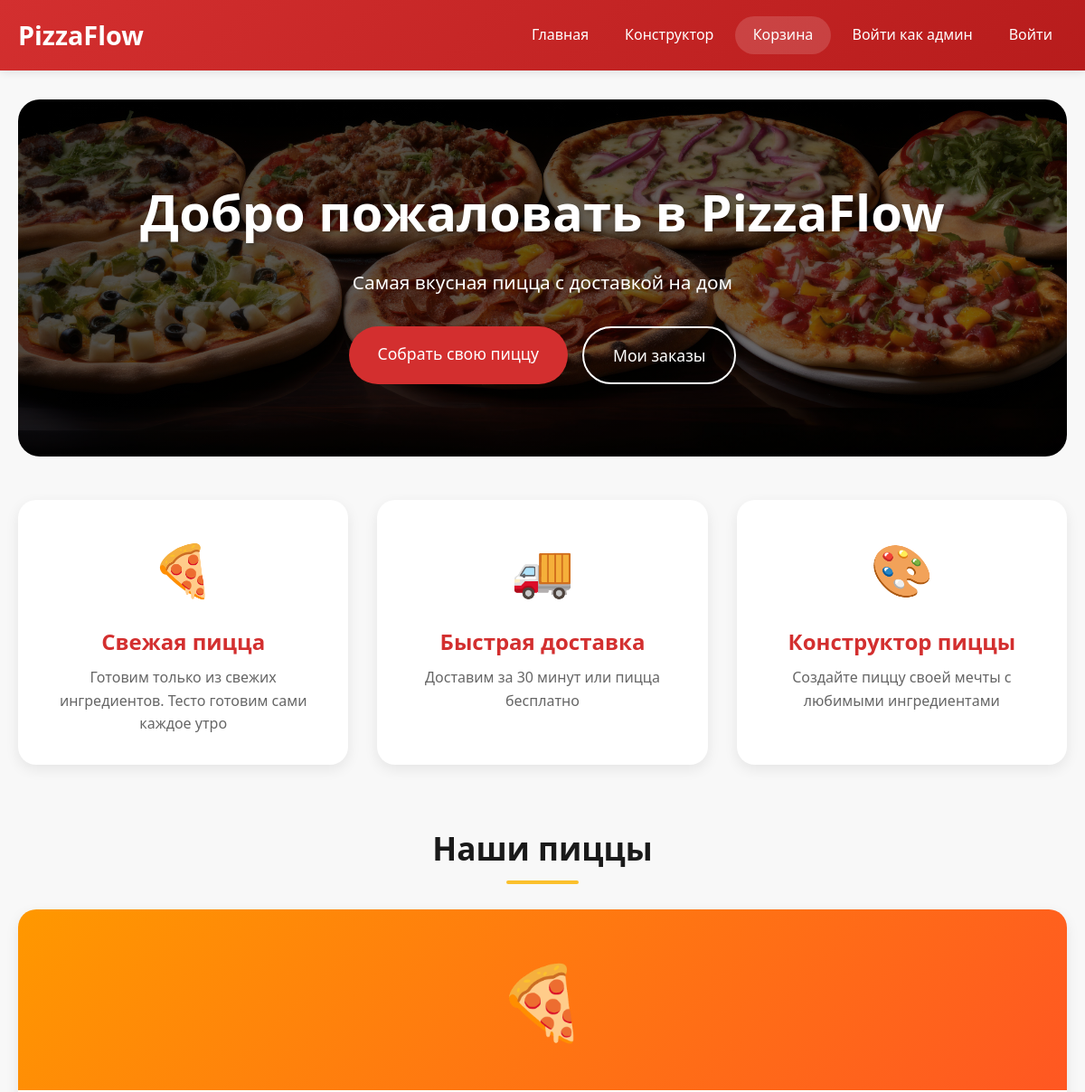
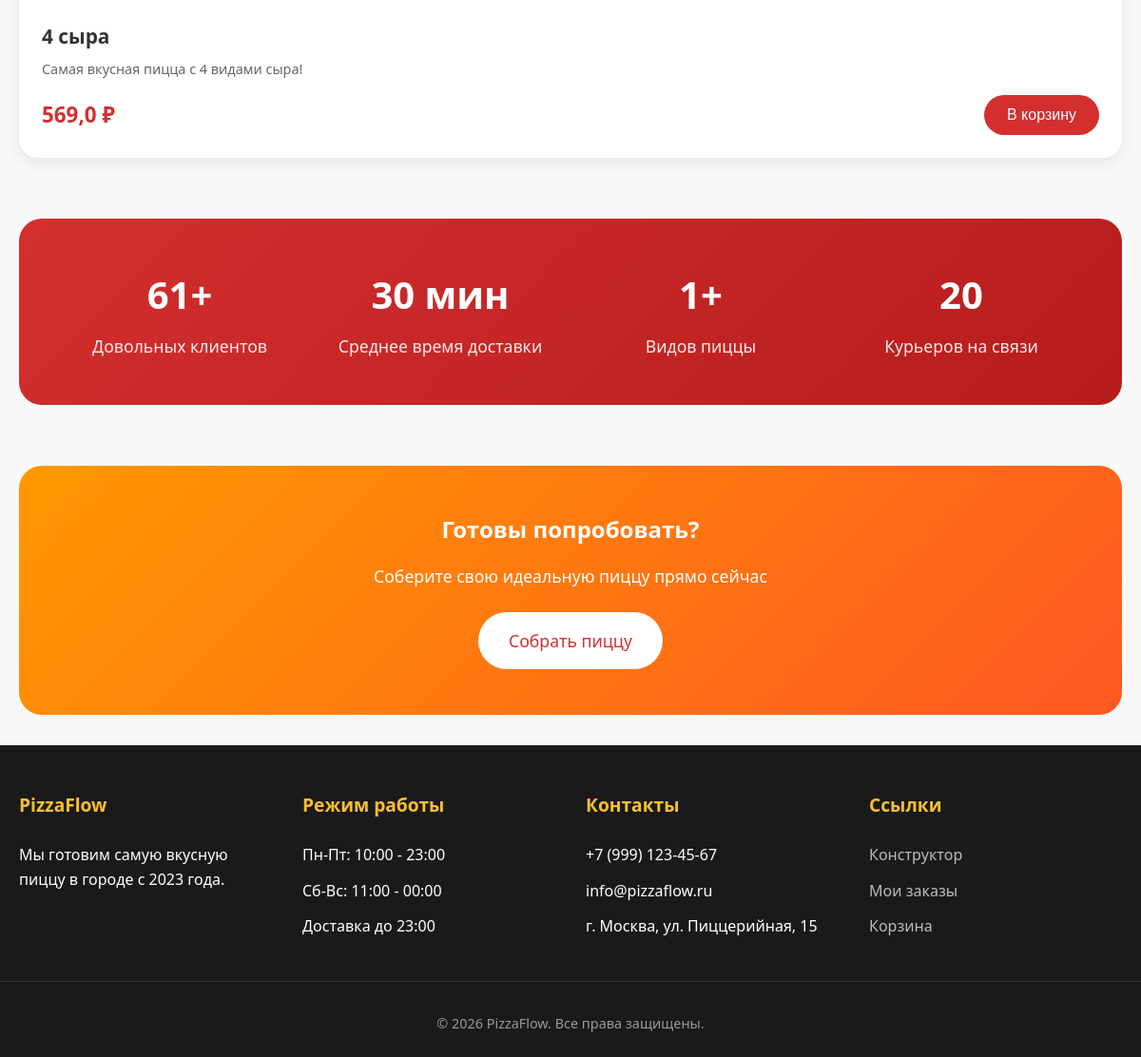
The page / on the database its author committed (2 pictures, top to bottom).
### pizza/models.py (models this page shows, shortened)
class Pizza(models.Model):
    pizza_id = models.AutoField(primary_key=True)
    name = models.CharField(max_length=100)
    description = models.TextField(blank=True)
    base_price = models.FloatField()
    is_available = models.BooleanField(default=True)
    category = models.CharField(max_length=50, default="Классическая")
    ingredients = models.ManyToManyField(Ingredient, through='PizzaIngredient')

### pizza/views.py (the view)
# urls.py: path('', views.index, name='index'),
def index(request):
    ingredients = Ingredient.objects.all()
    pizzas = Pizza.objects.filter(is_available=True)
    total_clients = Client.objects.count()
    couriers_count = Courier.objects.count()
    pizzas_count = Pizza.objects.filter(is_available=True).count()
    context = {
        'ingredients': ingredients,
        'pizzas': pizzas,
        'total_clients': total_clients,
        'couriers_count': couriers_count,
        'pizzas_count': pizzas_count,
    }
    return render(request, 'index.html', context)

### pizza/context_processors.py (called while the page is built)
def cart_count(request):
    cart = request.session.get('cart', {})
    count = sum(item.get('quantity', 1) for item in cart.values())
    return {'cart_count': count}

### templates/index.html (shortened to what this page needs)
{% extends 'base.html' %}

### templates/base.html (shortened to what this page needs)
<!DOCTYPE html>
<html lang="ru">
<head>
</head>
<body>
    <header>
        <div class="header-container">
            <a href="/" class="logo">
                PizzaFlow
            </a>
            <nav id="mainNav">
                <ul>
                    <li><a href="/">Главная</a></li>
                    <li><a href="/constructor">Конструктор</a></li>
                    <li><a href="/cart" class="cart-link">
                        Корзина
                    </a></li>
                    {% if request.session.user_id %}
                        <li><a href="/logout">Выйти</a></li>
                    {% else %}
                        <li><a href="/admin-login">Войти как админ</a></li>
                        <li><a href="/login">Войти</a></li>
                    {% endif %}
                </ul>
            </nav>
        </div>
    </header>
    <main>
        <div class="container">
            {% if request.path == '/' %}
            <div class="hero">
                <h1>Добро пожаловать в PizzaFlow</h1>
                <p>Самая вкусная пицца с доставкой на дом</p>
                <div class="hero-buttons">
                    <a href="/constructor" class="btn btn-large">Собрать свою пиццу</a>
                    <a href="/my_orders" class="btn btn-large btn-outline-light">Мои заказы</a>
                </div>
            </div>
            <div class="features">
                <div class="feature-card">
                    <div class="feature-icon">🍕</div>
                    <h3>Свежая пицца</h3>
                    <p>Готовим только из свежих ингредиентов. Тесто готовим сами каждое утро</p>
                </div>
                <div class="feature-card">
                    <div class="feature-icon">🚚</div>
                    <h3>Быстрая доставка</h3>
                    <p>Доставим за 30 минут или пицца бесплатно</p>
                </div>
                <div class="feature-card">
                    <div class="feature-icon">🎨</div>
                    <h3>Конструктор пиццы</h3>
                    <p>Создайте пиццу своей мечты с любимыми ингредиентами</p>
                </div>
            </div>
            {% if pizzas %}
            <div class="section-title">
                <h2>Наши пиццы</h2>
            </div>
            <div class="pizza-grid">
                {% for pizza in pizzas %}
                <div class="pizza-card">
                    <div class="pizza-image">🍕</div>
                    <div class="pizza-info">
                        <h3>{{ pizza.name }}</h3>
                        <p>{{ pizza.description|default:"Вкусная пицца из свежих ингредиентов"|truncatechars:80 }}</p>
                        <div class="pizza-footer">
                            <span class="pizza-price">{{ pizza.base_price }} ₽</span>
                            <button class="btn" onclick="addToCart('pizza', {{ pizza.pizza_id }}, '{{ pizza.name }}', {{ pizza.base_price }})">В корзину</button>
                        </div>
                    </div>
                </div>
                {% endfor %}
            </div>
            {% endif %}
            <div class="stats">
                <div class="stat-item">
                    <h3>{{ total_clients|default:"1000" }}+</h3>
                    <p>Довольных клиентов</p>
                </div>
                <div class="stat-item">
                    <h3>30 мин</h3>
                    <p>Среднее время доставки</p>
                </div>
                <div class="stat-item">
                    <h3>{{ pizzas_count|default:"15" }}+</h3>
                    <p>Видов пиццы</p>
                </div>
                <div class="stat-item">
                    <h3>{{ couriers_count|default:"5" }}</h3>
                    <p>Курьеров на связи</p>
                </div>
            </div>
            <div class="cta">
                <h2>Готовы попробовать?</h2>
                <p>Соберите свою идеальную пиццу прямо сейчас</p>
                <a href="/constructor" class="btn btn-large" style="background: white; color: #d32f2f;">Собрать пиццу</a>
            </div>
            {% else %}
            {% block content %}{% endblock %}
            {% endif %}
        </div>
    </main>
    <footer>
        <div class="footer-content">
            <div class="footer-column">
                <h3>PizzaFlow</h3>
                <p>Мы готовим самую вкусную пиццу в городе с 2023 года.</p>
            </div>
            <div class="footer-column">
                <h3>Режим работы</h3>
                <ul>
                    <li>Пн-Пт: 10:00 - 23:00</li>
                    <li>Сб-Вс: 11:00 - 00:00</li>
                    <li>Доставка до 23:00</li>
                </ul>
            </div>
            <div class="footer-column">
                <h3>Контакты</h3>
                <ul>
                    <li>+7 (999) 123-45-67</li>
                    <li>info@pizzaflow.ru</li>
                    <li>г. Москва, ул. Пиццерийная, 15</li>
                </ul>
            </div>
            <div class="footer-column">
                <h3>Ссылки</h3>
                <ul>
                    <li><a href="/constructor">Конструктор</a></li>
                    <li><a href="/my_orders">Мои заказы</a></li>
                    <li><a href="/cart">Корзина</a></li>
                </ul>
            </div>
        </div>
        <div class="copyright">
            © 2026 PizzaFlow. Все права защищены.
        </div>
    </footer>
</body>
</html>

### rows shown on the page
Pizza: name "4 сыра", description "Самая вкусная пицца с 4 видами сыра!", base_price "569,0"

### other values the page prints
{{ total_clients|default:"1000" }} "61"
{{ pizzas_count|default:"15" }} "1"
{{ couriers_count|default:"5" }} "20"
